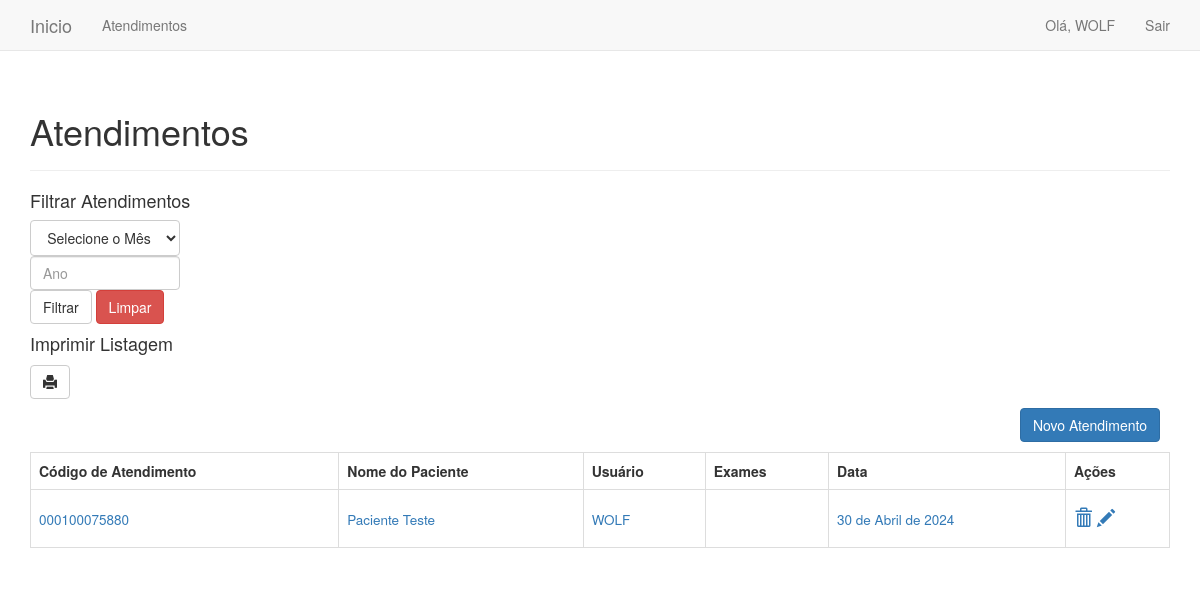
The page /atendimentos (signed in) on the database as committed earlier.
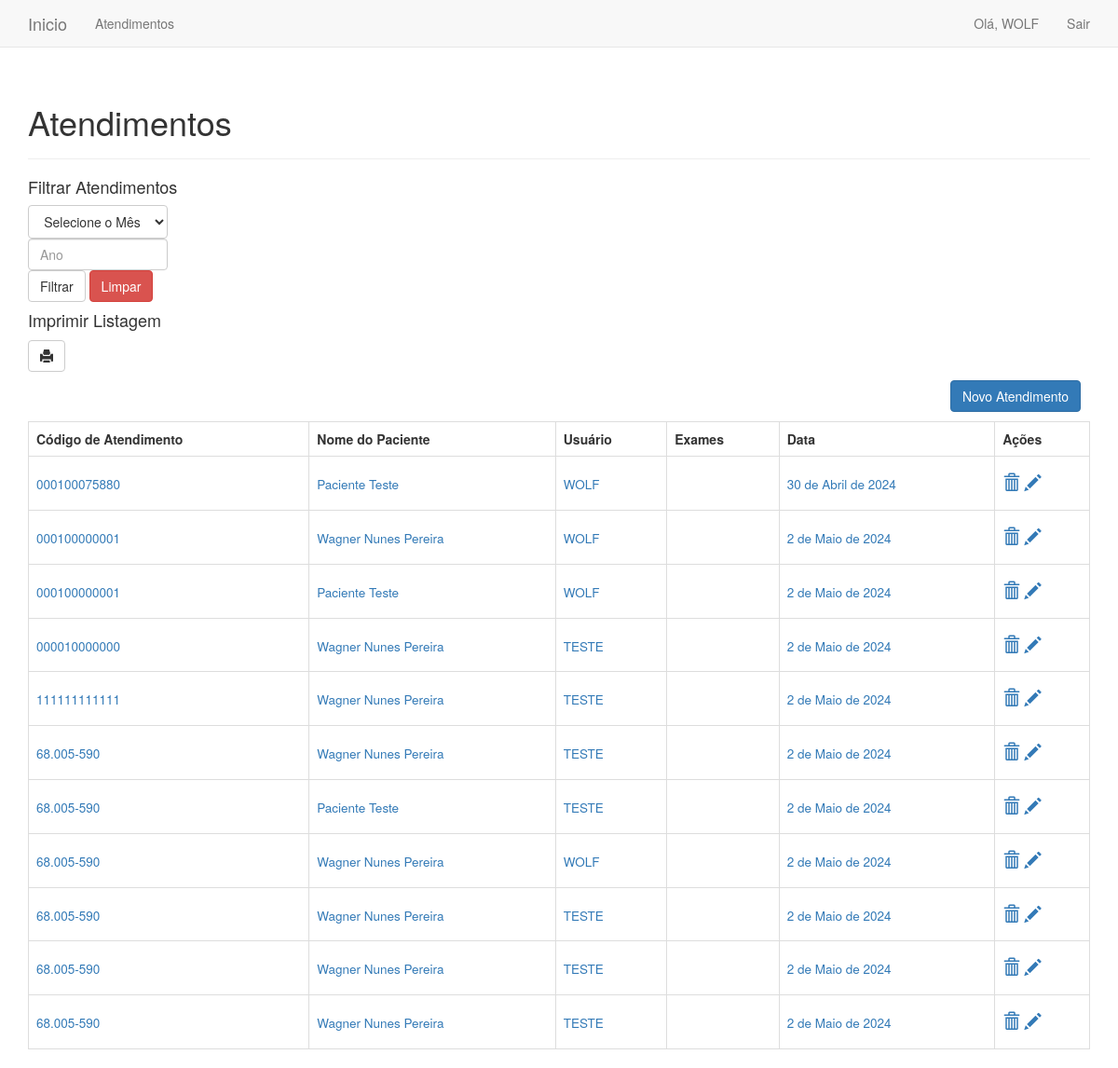
The same page on the database as committed later.
### atendimentos/models.py (models this page shows)
class Atendimento (models.Model):
    codigo = models.CharField(max_length=12)
    nomePaciente = models.CharField(max_length=200)
    dataAtendimento = models.DateField(auto_now_add=True)
    usuario = models.ForeignKey(User, on_delete=models.CASCADE)
    exames = models.ManyToManyField("Exame", through="ExameQtd")
    def __str__ (self):
        exames = list(self.exames.all())
        ex = []
        for exame in exames:
            ex.append(exame.mnemonico)
        ex = str(ex)
        ex = ex.replace("[","")
        ex = ex.replace("]","")
        ex = ex.replace("'","")
        ex = ex.replace(" ","")
        ex = ex.replace(",",", ")
        return ex

### atendimentos/views.py (the view, shortened to what this page needs)
# urls.py: path('atendimentos', views.atendimentos, name ='atendimentos'),
@login_required
def atendimentos(request):
    if request.method != 'POST':
        atendimentos = Atendimento.objects.order_by('dataAtendimento')
        paginator = Paginator(atendimentos, 15)
        page_number = request.GET.get("page")
        page_obj = paginator.get_page(page_number)
        context = {'atendimentos': atendimentos, 'page_obj':page_obj}
        return render(request, 'atendimentos/atendimentos.html', context)

### atendimentos/templates/atendimentos/atendimentos.html (shortened to what this page needs)
{%extends "atendimentos/base.html"%}
{%load bootstrap3%}
{%block header%}
{%if not filtrado%}
<h1>Atendimentos</h1>
{%else%}
<h1>Atendimentos do Mês {{mesnome}} do ano de {{ano}}</h1>
{%endif%}
    {%endblock header%}
{% block content%}
<div>
    <h4>Filtrar Atendimentos</h2>
    <form action="/atendimentos" method="post" class="form">
        <select class="btn btn-default form-select pull" name="mes" required>
            <option value="" selected>Selecione o Mês</option>
          </select>
            <input type="text" class="form-control" name= "ano" placeholder="Ano" required aria-describedby="basic-addon1">
            {%buttons%}
            <button name="submit" class="btn btn-default" aria-label="Left Align">Filtrar</button>
            <a href="{%url 'atendimentos'%}"class="btn btn-danger" aria-label="Left Align">Limpar</a>
        {%endbuttons%}
    </form>
</div>
<div>
  <h4>Imprimir Listagem</h2>
    {%if not filtrado%}
    <a href="{%url 'report'%}"target="_blank" class="btn btn-default glyphicon glyphicon-print" aria-label="Left Align"></a>
  {%endif%}
</div>
<table class="table table-bordered ">
        <a class="btn btn-primary pull-right" style="margin:10px" aria-label="Left Align" href="{% url 'new_atendimento'%}">Novo Atendimento</a>
        <tr>
            <th class="tableheader" scope="col">Código de Atendimento</th>
            <th class="tableheader" scope="col">Nome do Paciente</th>
            <th class="tableheader" scope="col">Usuário</th>
            <th class="tableheader" scope="col">Exames</th>
            <th class="tableheader" scope="col">Data</th>
            <th class="tableheader" scope="col">Ações</th>
          </tr>
    {% for atendimento in page_obj %}
        <tr>
        <td>
            <h4>
                 <small><a title="Clique para visualizar o Atendimento" href="{% url 'atendimento' atendimento.id%}">{{atendimento.codigo}}</a></small>
            </h4>
        </td>
        <td>
            <h4>
                 <small><a title="Clique para visualizar o Atendimento" href="{% url 'atendimento' atendimento.id%}">{{atendimento.nomePaciente}}</a></small>
            </h4>
        <td>
            <h4>
                 <small>   <a class="text-uppercase" title="Clique para visualizar o Atendimento" href="{% url 'atendimento' atendimento.id%}">{{atendimento.usuario}}</a></small>
            </h4>
        </td>
        <td>
        </td>
        <td>
            <h4>
                 <small><a title="Clique para visualizar o Atendimento" href="{% url 'atendimento' atendimento.id%}">{{atendimento.dataAtendimento}}</a></small>
            </h4>
        </td>
        <td>
            <h4>
                 <a title="Apagar Atendimento" class="glyphicon glyphicon-trash" onclick="return confirm('Tem certeza que deseja excluir?')" href="{% url 'delete_atendimento' atendimento.id%}"></a>
                 <a title="Editar Atendimento" class="glyphicon glyphicon-pencil" href="{% url 'edit_atendimento' atendimento.id%}"></a>
            </h4>
        </td>
        </td>
        </tr>
         {%empty%}
         <td>
        <h4>Não há atendimentos</h4>
        </td>
    {% endfor %}
    </table>
{%endblock content%}

Rows that differ between the two databases and show on the page:
added Atendimento: codigo "000100000001", nomePaciente "Wagner Nunes Pereira", usuario "WOLF", dataAtendimento "2 de Maio de 2024"
added Atendimento: codigo "000100000001", nomePaciente "Paciente Teste", usuario "WOLF", dataAtendimento "2 de Maio de 2024"
added Atendimento: codigo "000010000000", nomePaciente "Wagner Nunes Pereira", usuario "TESTE", dataAtendimento "2 de Maio de 2024"
added Atendimento: codigo "111111111111", nomePaciente "Wagner Nunes Pereira", usuario "TESTE", dataAtendimento "2 de Maio de 2024"
added Atendimento: codigo "68.005-590", nomePaciente "Wagner Nunes Pereira", usuario "TESTE", dataAtendimento "2 de Maio de 2024"
added Atendimento: codigo "68.005-590", nomePaciente "Paciente Teste", usuario "TESTE", dataAtendimento "2 de Maio de 2024"
added Atendimento: codigo "68.005-590", nomePaciente "Wagner Nunes Pereira", usuario "WOLF", dataAtendimento "2 de Maio de 2024"
added Atendimento: codigo "68.005-590", nomePaciente "Wagner Nunes Pereira", usuario "TESTE", dataAtendimento "2 de Maio de 2024"
added Atendimento: codigo "68.005-590", nomePaciente "Wagner Nunes Pereira", usuario "TESTE", dataAtendimento "2 de Maio de 2024"
added Atendimento: codigo "68.005-590", nomePaciente "Wagner Nunes Pereira", usuario "TESTE", dataAtendimento "2 de Maio de 2024"
